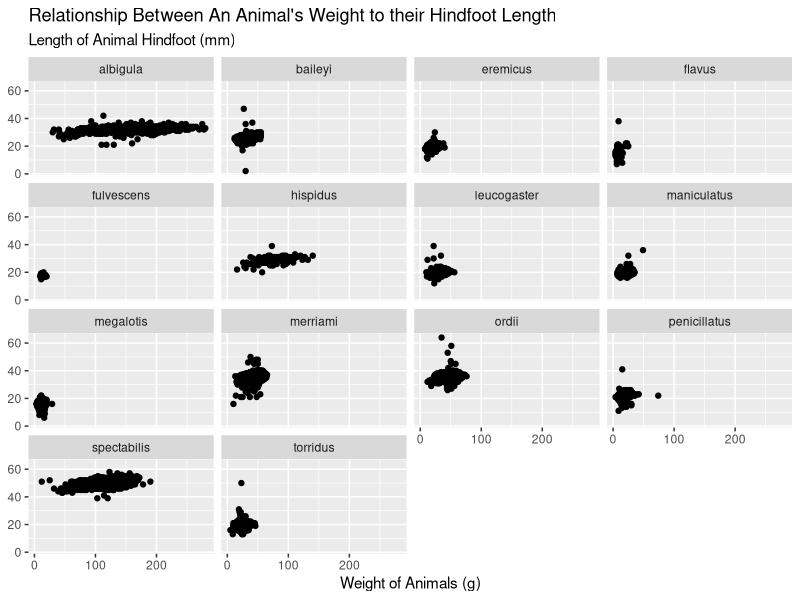
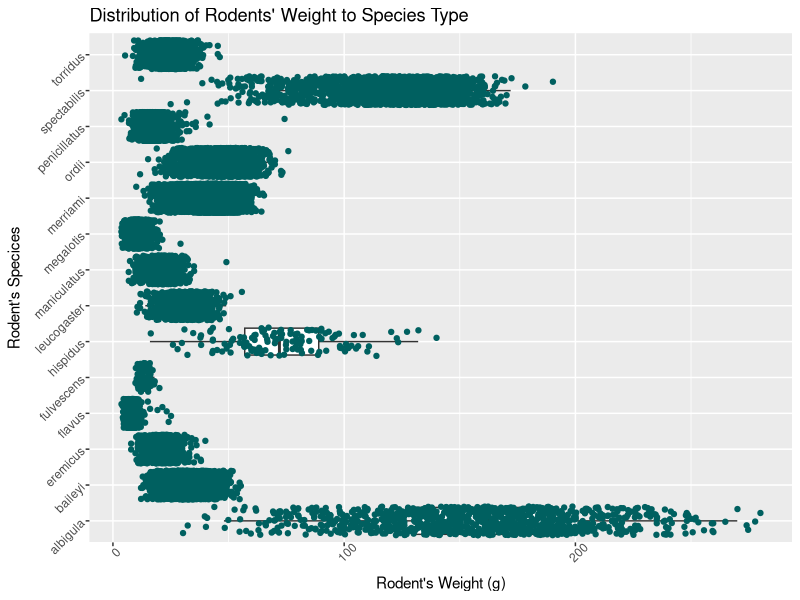
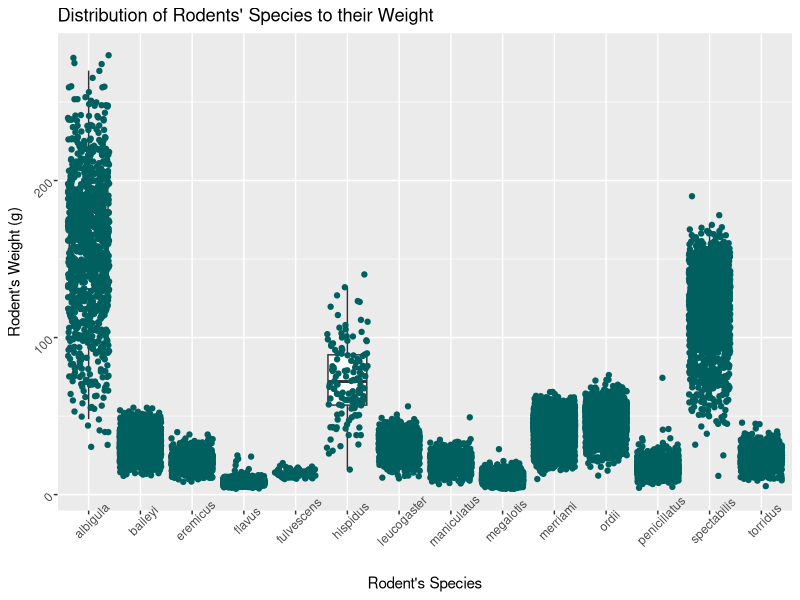

Here is the R script that generated these plots, in order:
## ---- chunk 1
#| label: setup
library(tidyverse)
## ---- chunk 2
#| label: load-data

surveys <- read_csv("data/surveys.csv")
#glimpse(surveys)
## ---- chunk 3
#| label: scatterplot

ggplot(data = surveys,
       mapping = aes(x = weight,
                     y = hindfoot_length,
                     aplha = 0.5
                     )) +
  geom_point() +
  facet_wrap(~ species) +
  labs(x = "Weight of Animals (g)",
       y = NULL, 
       subtitle = "Length of Animal Hindfoot (mm)",
       title = "Relationship Between An Animal's Weight to their Hindfoot Length")
## ---- chunk 4
#| label: boxplot

ggplot(data = surveys,
       mapping = aes(x = weight,
                     y = species,
                     aplha = 0.5)) +
  geom_boxplot(outlier.shape = NA) +
  geom_jitter(color = "#006060") +
  labs(title = "Distribution of Rodents' Weight to Species Type",
       x = "Rodent's Weight (g)",
       y = "Rodent's Specices") +
  theme(axis.text.x = element_text(angle = 45),
        axis.text.y = element_text(angle = 45))
## ---- chunk 5
#| label: rotated-boxplot


ggplot(data = surveys,
       mapping = aes(x = species,
                     y = weight,
                     aplha = 0.5)) +
  geom_boxplot(outlier.shape = NA) +
  geom_jitter(color = "#006060") +
  labs(title = "Distribution of Rodents' Species to their Weight",
       x = "Rodent's Species",
       y = "Rodent's Weight (g)") +
  theme(axis.text.x = element_text(angle = 45),
        axis.text.y = element_text(angle = 45))
